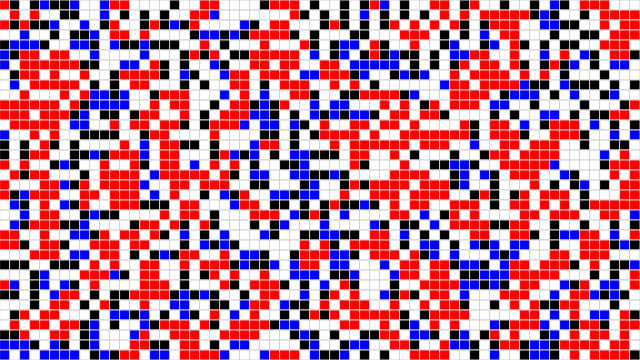
Frame 1 (no input)
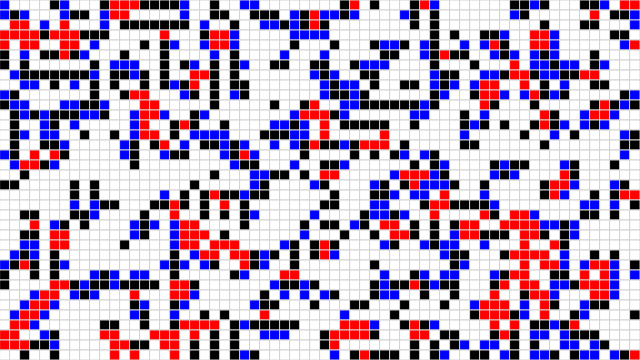
Frame 60 (no input)
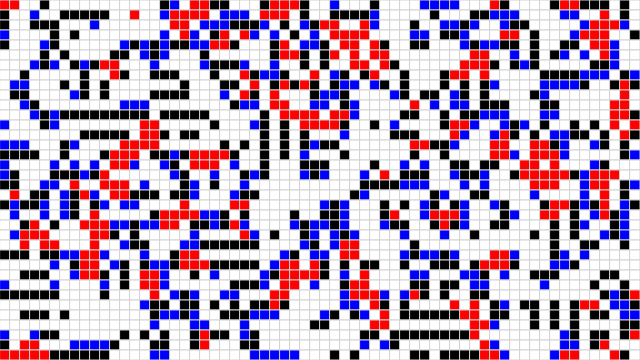
Frame 120 (the mouse pressed at the canvas centre since frame 60)

The p5.js sketch that drew these frames (run headless with seeded random() and noise() and a simulated clock; from frame 60 on, the mouse is pressed at the canvas centre):

// p5.js sketch
// ── sketch.js
// The Nature of Code
// Daniel Shiffman
// http://natureofcode.com

// A basic implementation of John Conway's Game of Life CA

// Each cell is now an object!

var gol;

function setup() {
  createCanvas(640, 360);
  gol = new GOL();
}

function draw() {
  background(255);
  gol.generate();
  gol.display();
}

// reset board when mouse is pressed
function mousePressed() {
  gol.init();
}

// ── Cell.js
// The Nature of Code
// Daniel Shiffman
// http://natureofcode.com


function Cell(x_, y_, w_) {
  this.x = x_;
  this.y = y_;
  this.w = w_;

  this.state = Math.floor(random(2));
    this.previous = this.state;

  this.savePrevious = function() {
    this.previous = this.state;
  };

  this.newState = function(s) {
    this.state = s;
  };

  this.display = function() {
    if (this.previous === 0 && this.state == 1) fill(0,0,255);
    else if (this.state == 1) fill(0);
    else if (this.previous == 1 && this.state === 0) fill(255,0,0);
    else fill(255);
    stroke(210); // determines the grid line colors
    rect(this.x, this.y, this.w, this.w);
  };
}

// ── GOL.js
// The Nature of Code
// Daniel Shiffman
// http://natureofcode.com

function GOL() {

  this.w = 10;
  this.columns = width/this.w;
  this.rows = height/this.w;

  // Game of life board
  this.board = new Array(this.columns);
  for (var i = 0; i < this.columns; i++) {
    this.board[i] = new Array(this.rows);
  }

  this.init = function() {
    for (var i = 0; i < this.columns; i++) {
      for (var j = 0; j < this.rows; j++) {
        this.board[i][j] = new Cell(i*this.w, j*this.w, this.w);
      }
    }
  };
  this.init();

  // The process of creating the new generation
  this.generate = function() {
    for ( var i = 0; i < this.columns;i++) {
      for ( var j = 0; j < this.rows;j++) {
        this.board[i][j].savePrevious();
      }
    }

    // Loop through every spot in our 2D array and check for neighbors
    for (var x = 0; x < this.columns; x++) {
      for (var y = 0; y < this.rows; y++) {

        // Add up all the states in a 3x3 surrounding grid
        var neighbors = 0;
        for (var i = -1; i <= 1; i++) {
          for (var j = -1; j <= 1; j++) {
            neighbors += this.board[(x+i+this.columns)%this.columns][(y+j+this.rows)%this.rows].previous;
          }
        }

        // A little trick to subtract the current cell's state since
        // we added it in the above loop
        neighbors -= this.board[x][y].previous;

        // new -- let's see who's a little farther out
        // TODO: inefficient to do the same thing as before but wider --
        // -- categorize while iterating through?
        // Add up all the states in a 4x4 surrounding grid
        var distantNeighbors = 0;
        for (var i = -2; i <= 2; i++) {
          for (var j = -2; j <= 2; j++) {
            distantNeighbors += this.board[(x+i+this.columns)%this.columns][(y+j+this.rows)%this.rows].previous;
          }
        }
        distantNeighbors -= neighbors;

        // Rules of Life
        if      ((this.board[x][y].state == 1) && (neighbors <  2) && (distantNeighbors < 2)) this.board[x][y].newState(0);
        else if ((this.board[x][y].state == 1) && (neighbors >  3)) this.board[x][y].newState(0);
        else if ((this.board[x][y].state === 0) && (neighbors == 3)) this.board[x][y].newState(1);
        // else do nothing!
      }
    }
  };

  // This is the easy part, just draw the cells, fill 255 for '1', fill 0 for '0'
  this.display = function() {
    for ( var i = 0; i < this.columns;i++) {
      for ( var j = 0; j < this.rows;j++) {
        this.board[i][j].display();
      }
    }
  };
}
